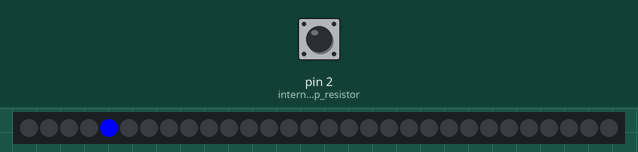
This sketch was run on a simulated Arduino Uno, built with avr-gcc and run on an emulated ATmega328P. Parts: 30 RGB LEDs in strip order, left to right. Inputs (shaded band) come from the test bench; at power-on: pin 2 (internal_pull-up_resistor) HIGH.

Above: at 1.2 s.
1.3 s: pin 2 (internal_pull-up_resistor) pulled LOW for 0.15 s
At 1.9 s:
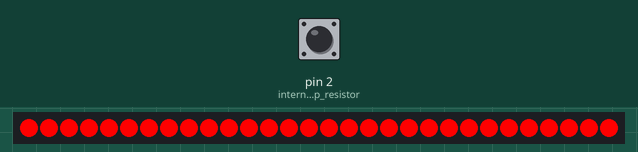
3.5 s: pin 2 (internal_pull-up_resistor) pulled LOW for 1 s
At 4.4 s:
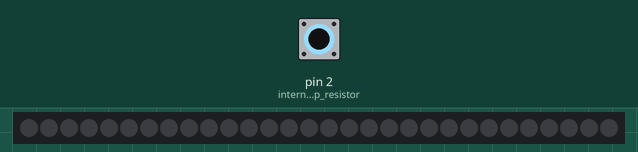
Timing chart, 0 to 6.5 s (numbered marks = the images above; inputs shaded):
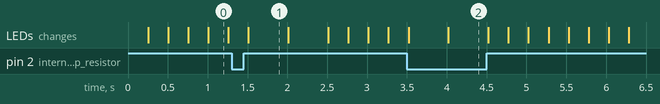

The sketch:

Leds_drink.ino
```cpp
#include <FastLED.h>

#define NUM_LEDS        30
#define DATA_PIN         6
#define CORRECT_DOT      4
#define INITIAL_DELAY  250
#define DELAY_SHIFT     25

CRGB leds[NUM_LEDS];
volatile int8_t flag_int = 0;
volatile int8_t keeps_correct = 0;
int8_t dot;
int8_t correct_counter;


void setup() {
  FastLED.addLeds<NEOPIXEL, DATA_PIN>(leds, NUM_LEDS);
  pinMode(2, INPUT_PULLUP); // internal pull-up resistor
  attachInterrupt(digitalPinToInterrupt(2), button_press, FALLING);
  correct_counter = 0;

}

void loop() {

  for (dot = 0; dot < NUM_LEDS; dot++) {

    if (flag_int == 1) {
      if (keeps_correct == 1) {
        correct_lights();
        correct_counter++;
      } else {
        wrong_lights();
        correct_counter = 0;
      }
      flag_int = 0;
    }
    leds[dot] = CRGB::Blue;
    FastLED.show();
    // clear this led for the next time around the loop
    leds[dot] = CRGB::Black;
    delay(INITIAL_DELAY - correct_counter * DELAY_SHIFT);
  }
}

void button_press() {
  flag_int = 1;
  if ( dot == CORRECT_DOT) {
    keeps_correct = 1;
  } else {
    keeps_correct = 0;
  }
}

void correct_lights() {
  int8_t dot2;
  for (dot2 = 0; dot2 < NUM_LEDS; dot2++) {
    leds[dot2] = CRGB::Green;
    FastLED.show();
    leds[dot2] = CRGB::Green;
    delay(70);
  }
  for (dot2 = 0; dot2 < NUM_LEDS; dot2++) {
    leds[dot2] = CRGB::Black;
    FastLED.show();
  }
}
void wrong_lights() {
  int8_t dot2;
  for (dot2 = 0; dot2 < NUM_LEDS; dot2++) {
    leds[dot2] = CRGB::Red;
  }
  FastLED.show();
  delay(500);
  for (dot2 = 0; dot2 < NUM_LEDS; dot2++) {
    leds[dot2] = CRGB::Black;
  }
  FastLED.show();
  delay(500);
}
```

Measured:
- after the input at 1.3 s, the LEDs: change after 0.21 s (image 1)
- after the input at 3.5 s, the LEDs: first change at once (image 2 shows a later state)
- what the display in image 1 shows lasts 0.5 s, from 1.5 s to 2.0 s
